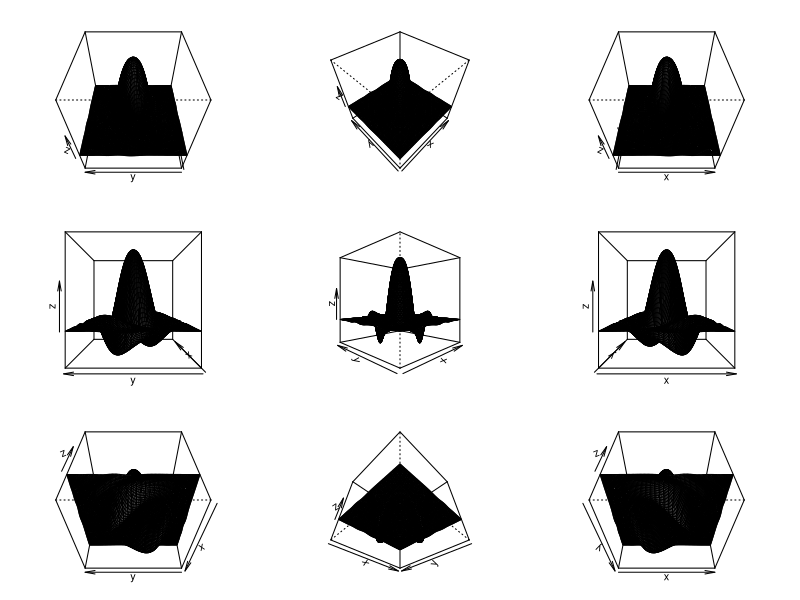

The R script that drew this image:
# 3次元プロットを行う
x <- seq(-3, 3, length.out = 100)
y <- x
z <- outer(x, y, function(x, y) { cos(-(x^2 + y^2 - x * y)) * exp(-(x^2 + y^2) / 2) })
par(mar = rep(2, 4), mfcol = c(3, 3))
# 見る角度を変えながらプロットする
for (theta in c(-90, -45, 0)) {
    for (phi in c(45, 0, -45)) {
        persp(x, y, z, theta = theta, phi = phi)
    }
}